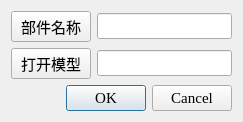
<?xml version="1.0" encoding="UTF-8"?>
<ui version="4.0">
 <class>partInputDialog</class>
 <widget class="QDialog" name="partInputDialog">
  <property name="geometry">
   <rect>
    <x>0</x>
    <y>0</y>
    <width>243</width>
    <height>107</height>
   </rect>
  </property>
  <property name="font">
   <font>
    <family>Times New Roman</family>
    <pointsize>11</pointsize>
   </font>
  </property>
  <property name="windowTitle">
   <string>Dialog</string>
  </property>
  <layout class="QVBoxLayout" name="verticalLayout">
   <item>
    <layout class="QGridLayout" name="gridLayout">
     <item row="2" column="1">
      <widget class="QLineEdit" name="PartModel"/>
     </item>
     <item row="2" column="0">
      <widget class="QPushButton" name="pushButtonModel">
       <property name="text">
        <string>打开模型</string>
       </property>
      </widget>
     </item>
     <item row="0" column="0">
      <widget class="QPushButton" name="pushButton">
       <property name="text">
        <string>部件名称</string>
       </property>
      </widget>
     </item>
     <item row="0" column="1">
      <widget class="QLineEdit" name="PartName"/>
     </item>
    </layout>
   </item>
   <item>
    <widget class="QDialogButtonBox" name="buttonBox">
     <property name="orientation">
      <enum>Qt::Horizontal</enum>
     </property>
     <property name="standardButtons">
      <set>QDialogButtonBox::Cancel|QDialogButtonBox::Ok</set>
     </property>
    </widget>
   </item>
  </layout>
 </widget>
 <resources/>
 <connections>
  <connection>
   <sender>buttonBox</sender>
   <signal>accepted()</signal>
   <receiver>partInputDialog</receiver>
   <slot>accept()</slot>
   <hints>
    <hint type="sourcelabel">
     <x>248</x>
     <y>254</y>
    </hint>
    <hint type="destinationlabel">
     <x>157</x>
     <y>274</y>
    </hint>
   </hints>
  </connection>
  <connection>
   <sender>buttonBox</sender>
   <signal>rejected()</signal>
   <receiver>partInputDialog</receiver>
   <slot>reject()</slot>
   <hints>
    <hint type="sourcelabel">
     <x>316</x>
     <y>260</y>
    </hint>
    <hint type="destinationlabel">
     <x>286</x>
     <y>274</y>
    </hint>
   </hints>
  </connection>
 </connections>
</ui>
